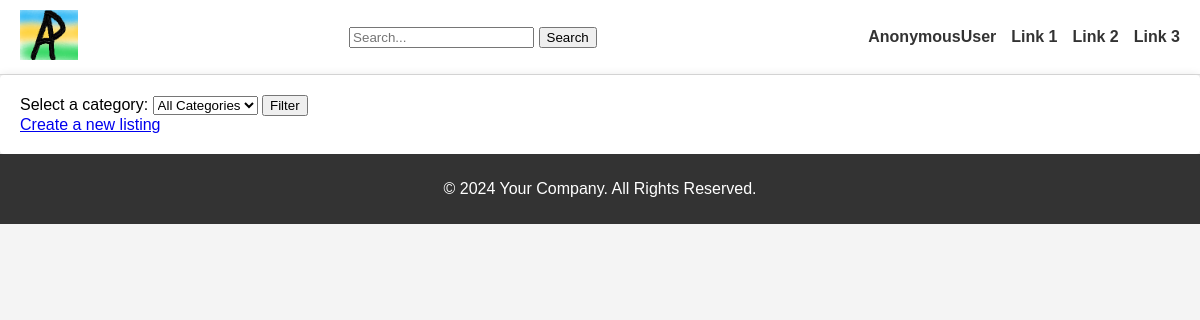
The app's page /, older data.
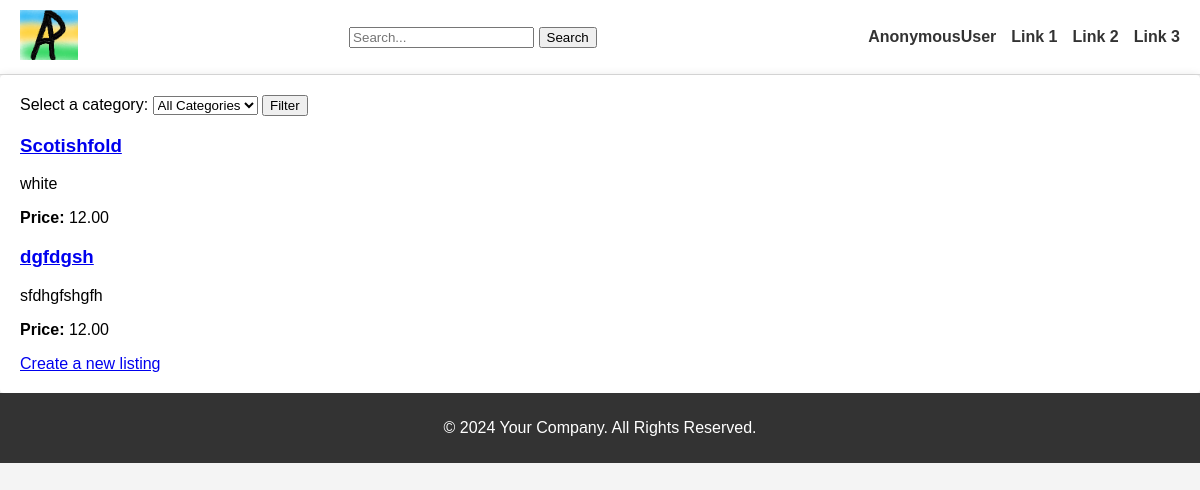
The same page, newer data.
### listings/models.py (models this page shows, shortened)
class Listing(models.Model):
    user = models.ForeignKey(User, on_delete=models.CASCADE)
    title = models.CharField(max_length=255)
    description = models.TextField()
    image = models.ImageField(upload_to='listings/', null=True, default=None, blank=True)
    price = models.DecimalField(max_digits=10, decimal_places=2)
    category = models.ForeignKey(Category, on_delete=models.SET_NULL, null=True)
    created_at = models.DateTimeField(auto_now_add=True)
    updated_at = models.DateTimeField(auto_now=True)
    telephone_number = models.CharField(max_length=20, null=True)
    slug = models.SlugField(null=True,default=None, blank=True, unique=True)

### listings/views.py (the view)
# urls.py: path('', ListListingView.as_view(), name='index'),
class ListListingView(View):
    def get(self, request):
        listings = Listing.objects.all()
        categories = Category.objects.all()
        if request.GET.get('category'):
            cat_slug = request.GET.get('category')
            category = Category.objects.get(slug=cat_slug)
            listings = Listing.objects.filter(category=category)
        else:
            listings = Listing.objects.all()
        context = {
            'listings': listings,
            'categories': categories
            }
        return render(request, 'listings/index.html', context)

### templates/listings/index.html (shortened to what this page needs)
{% extends "base.html" %}
{% block content %}
    <div class="listing-container">
        <form method="get" action="{% url 'index' %}" class="category-filter">
            <label for="category">Select a category:</label>
            <select name="category" id="category">
                <option value="" selected>All Categories</option>
            </select>
            <button type="submit">Filter</button>
        </form>
        <div class="listings">
            {% for listing in listings %}
                <div class="listing">
                    <a href="{% url 'listing' listing.slug %}">
                        <h3>{{ listing.title }}</h3>
                    </a>
                    <p>{{ listing.description|truncatewords:20 }}</p>
                    <p><strong>Price:</strong> {{ listing.price }}</p>
                </div>
            {% endfor %}
        </div>
    </div>
    <a href="{% url 'create' %}" class="create-listing-button">Create a new listing</a>
{% endblock %}

Row changes from the older to the newer data that the page shows:
added Listing: title "Scotishfold", description "white", price "12.00"
added Listing: title "dgfdgsh", description "sfdhgfshgfh", price "12.00"
